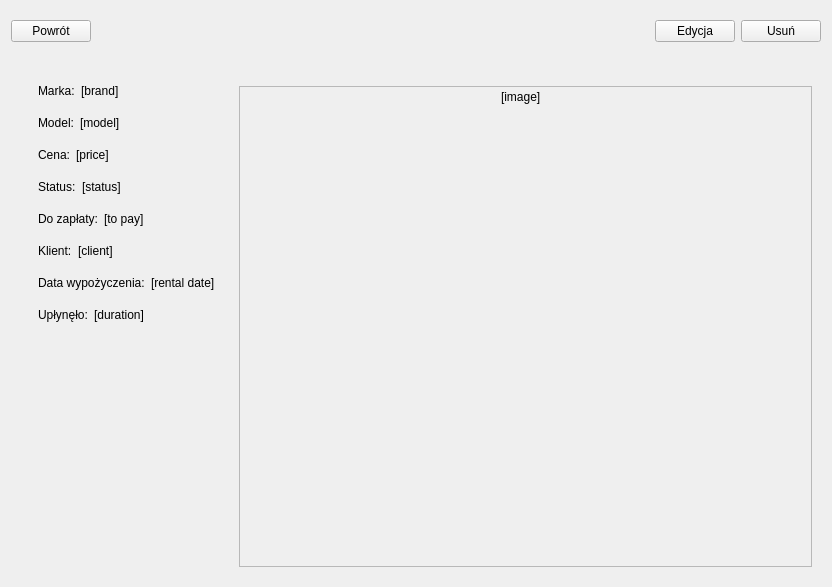
<?xml version="1.0" encoding="UTF-8"?>
<ui version="4.0">
 <class>Form</class>
 <widget class="QWidget" name="Form">
  <property name="geometry">
   <rect>
    <x>0</x>
    <y>0</y>
    <width>832</width>
    <height>587</height>
   </rect>
  </property>
  <property name="windowTitle">
   <string>Form</string>
  </property>
  <layout class="QVBoxLayout" name="verticalLayout">
   <item>
    <widget class="QWidget" name="buttonsContainer" native="true">
     <property name="maximumSize">
      <size>
       <width>16777215</width>
       <height>50</height>
      </size>
     </property>
     <layout class="QHBoxLayout" name="horizontalLayout_3">
      <property name="leftMargin">
       <number>0</number>
      </property>
      <property name="rightMargin">
       <number>0</number>
      </property>
      <item>
       <widget class="QPushButton" name="backButton">
        <property name="text">
         <string>Powrót</string>
        </property>
       </widget>
      </item>
      <item>
       <spacer name="horizontalSpacer">
        <property name="orientation">
         <enum>Qt::Horizontal</enum>
        </property>
        <property name="sizeHint" stdset="0">
         <size>
          <width>820</width>
          <height>20</height>
         </size>
        </property>
       </spacer>
      </item>
      <item>
       <widget class="QPushButton" name="editButton">
        <property name="text">
         <string>Edycja</string>
        </property>
       </widget>
      </item>
      <item>
       <widget class="QPushButton" name="deleteButton">
        <property name="text">
         <string>Usuń</string>
        </property>
       </widget>
      </item>
     </layout>
    </widget>
   </item>
   <item>
    <widget class="QWidget" name="dataContainer" native="true">
     <property name="class" stdset="0">
      <string>border</string>
     </property>
     <layout class="QHBoxLayout" name="horizontalLayout_4">
      <item>
       <widget class="QWidget" name="widget_3" native="true">
        <layout class="QVBoxLayout" name="verticalLayout_3">
         <property name="spacing">
          <number>0</number>
         </property>
         <item>
          <widget class="QWidget" name="widget_5" native="true">
           <layout class="QFormLayout" name="formLayout_2">
            <item row="0" column="0">
             <widget class="QLabel" name="label">
              <property name="text">
               <string>Marka:</string>
              </property>
              <property name="class" stdset="0">
               <string>labelBold</string>
              </property>
             </widget>
            </item>
            <item row="0" column="1">
             <widget class="QLabel" name="brandLabel">
              <property name="text">
               <string>[brand]</string>
              </property>
              <property name="class" stdset="0">
               <string>label</string>
              </property>
             </widget>
            </item>
           </layout>
          </widget>
         </item>
         <item>
          <widget class="QWidget" name="widget_6" native="true">
           <layout class="QFormLayout" name="formLayout">
            <item row="0" column="0">
             <widget class="QLabel" name="label_3">
              <property name="text">
               <string>Model:</string>
              </property>
              <property name="class" stdset="0">
               <string>labelBold</string>
              </property>
             </widget>
            </item>
            <item row="0" column="1">
             <widget class="QLabel" name="modelLabel">
              <property name="text">
               <string>[model]</string>
              </property>
              <property name="class" stdset="0">
               <string>label</string>
              </property>
             </widget>
            </item>
           </layout>
          </widget>
         </item>
         <item>
          <widget class="QWidget" name="widget_7" native="true">
           <layout class="QFormLayout" name="formLayout_3">
            <item row="0" column="0">
             <widget class="QLabel" name="label_5">
              <property name="text">
               <string>Cena:</string>
              </property>
              <property name="class" stdset="0">
               <string>labelBold</string>
              </property>
             </widget>
            </item>
            <item row="0" column="1">
             <widget class="QLabel" name="priceLabel">
              <property name="text">
               <string>[price]</string>
              </property>
              <property name="class" stdset="0">
               <string>label</string>
              </property>
             </widget>
            </item>
           </layout>
          </widget>
         </item>
         <item>
          <widget class="QWidget" name="widget_10" native="true">
           <layout class="QFormLayout" name="formLayout_4">
            <item row="0" column="0">
             <widget class="QLabel" name="label_9">
              <property name="text">
               <string>Status:</string>
              </property>
              <property name="class" stdset="0">
               <string>labelBold</string>
              </property>
             </widget>
            </item>
            <item row="0" column="1">
             <widget class="QLabel" name="statusLabel">
              <property name="text">
               <string>[status]</string>
              </property>
              <property name="class" stdset="0">
               <string>label</string>
              </property>
             </widget>
            </item>
           </layout>
          </widget>
         </item>
         <item>
          <widget class="QWidget" name="widget_11" native="true">
           <layout class="QFormLayout" name="formLayout_5">
            <item row="0" column="0">
             <widget class="QLabel" name="label_11">
              <property name="text">
               <string>Do zapłaty:</string>
              </property>
              <property name="class" stdset="0">
               <string>labelBold</string>
              </property>
             </widget>
            </item>
            <item row="0" column="1">
             <widget class="QLabel" name="toPayLabel">
              <property name="text">
               <string>[to pay]</string>
              </property>
              <property name="class" stdset="0">
               <string>label</string>
              </property>
             </widget>
            </item>
           </layout>
          </widget>
         </item>
         <item>
          <widget class="QWidget" name="widget_8" native="true">
           <layout class="QFormLayout" name="formLayout_6">
            <item row="0" column="0">
             <widget class="QLabel" name="label_2">
              <property name="text">
               <string>Klient:</string>
              </property>
              <property name="class" stdset="0">
               <string>labelBold</string>
              </property>
             </widget>
            </item>
            <item row="0" column="1">
             <widget class="QLabel" name="clientLabel">
              <property name="text">
               <string>[client]</string>
              </property>
              <property name="class" stdset="0">
               <string>label</string>
              </property>
             </widget>
            </item>
           </layout>
          </widget>
         </item>
         <item>
          <widget class="QWidget" name="widget_9" native="true">
           <layout class="QFormLayout" name="formLayout_7">
            <item row="0" column="0">
             <widget class="QLabel" name="label_6">
              <property name="text">
               <string>Data wypożyczenia:</string>
              </property>
              <property name="class" stdset="0">
               <string>labelBold</string>
              </property>
             </widget>
            </item>
            <item row="0" column="1">
             <widget class="QLabel" name="rentalDateLabel">
              <property name="text">
               <string>[rental date]</string>
              </property>
              <property name="class" stdset="0">
               <string>label</string>
              </property>
             </widget>
            </item>
           </layout>
          </widget>
         </item>
         <item>
          <widget class="QWidget" name="widget_12" native="true">
           <layout class="QFormLayout" name="formLayout_8">
            <item row="0" column="0">
             <widget class="QLabel" name="label_8">
              <property name="text">
               <string>Upłynęło:</string>
              </property>
              <property name="class" stdset="0">
               <string>labelBold</string>
              </property>
             </widget>
            </item>
            <item row="0" column="1">
             <widget class="QLabel" name="durationLabel">
              <property name="text">
               <string>[duration]</string>
              </property>
              <property name="class" stdset="0">
               <string>label</string>
              </property>
             </widget>
            </item>
           </layout>
          </widget>
         </item>
         <item>
          <spacer name="verticalSpacer">
           <property name="orientation">
            <enum>Qt::Vertical</enum>
           </property>
           <property name="sizeHint" stdset="0">
            <size>
             <width>20</width>
             <height>40</height>
            </size>
           </property>
          </spacer>
         </item>
        </layout>
       </widget>
      </item>
      <item>
       <widget class="QWidget" name="imageContainer" native="true">
        <layout class="QVBoxLayout" name="verticalLayout_4">
         <property name="leftMargin">
          <number>0</number>
         </property>
         <property name="topMargin">
          <number>20</number>
         </property>
         <property name="rightMargin">
          <number>0</number>
         </property>
         <property name="bottomMargin">
          <number>0</number>
         </property>
         <item>
          <widget class="QScrollArea" name="scrollArea">
           <property name="verticalScrollBarPolicy">
            <enum>Qt::ScrollBarAlwaysOff</enum>
           </property>
           <property name="horizontalScrollBarPolicy">
            <enum>Qt::ScrollBarAlwaysOff</enum>
           </property>
           <property name="widgetResizable">
            <bool>true</bool>
           </property>
           <widget class="QWidget" name="scrollAreaWidgetContents">
            <property name="geometry">
             <rect>
              <x>0</x>
              <y>0</y>
              <width>588</width>
              <height>482</height>
             </rect>
            </property>
            <property name="autoFillBackground">
             <bool>false</bool>
            </property>
            <property name="class" stdset="0">
             <string>transparent</string>
            </property>
            <layout class="QVBoxLayout" name="verticalLayout_2">
             <property name="spacing">
              <number>0</number>
             </property>
             <property name="leftMargin">
              <number>0</number>
             </property>
             <property name="topMargin">
              <number>0</number>
             </property>
             <property name="rightMargin">
              <number>0</number>
             </property>
             <property name="bottomMargin">
              <number>0</number>
             </property>
             <item>
              <widget class="QWidget" name="widget" native="true">
               <layout class="QHBoxLayout" name="horizontalLayout">
                <property name="spacing">
                 <number>0</number>
                </property>
                <property name="leftMargin">
                 <number>0</number>
                </property>
                <property name="topMargin">
                 <number>0</number>
                </property>
                <property name="rightMargin">
                 <number>9</number>
                </property>
                <property name="bottomMargin">
                 <number>0</number>
                </property>
                <item>
                 <spacer name="horizontalSpacer_2">
                  <property name="orientation">
                   <enum>Qt::Horizontal</enum>
                  </property>
                  <property name="sizeHint" stdset="0">
                   <size>
                    <width>40</width>
                    <height>20</height>
                   </size>
                  </property>
                 </spacer>
                </item>
                <item>
                 <widget class="QLabel" name="imageLabel">
                  <property name="text">
                   <string>[image]</string>
                  </property>
                 </widget>
                </item>
                <item>
                 <spacer name="horizontalSpacer_3">
                  <property name="orientation">
                   <enum>Qt::Horizontal</enum>
                  </property>
                  <property name="sizeHint" stdset="0">
                   <size>
                    <width>40</width>
                    <height>20</height>
                   </size>
                  </property>
                 </spacer>
                </item>
               </layout>
              </widget>
             </item>
             <item>
              <spacer name="verticalSpacer_2">
               <property name="orientation">
                <enum>Qt::Vertical</enum>
               </property>
               <property name="sizeHint" stdset="0">
                <size>
                 <width>20</width>
                 <height>40</height>
                </size>
               </property>
              </spacer>
             </item>
            </layout>
           </widget>
          </widget>
         </item>
        </layout>
       </widget>
      </item>
     </layout>
    </widget>
   </item>
  </layout>
 </widget>
 <resources/>
 <connections/>
</ui>
